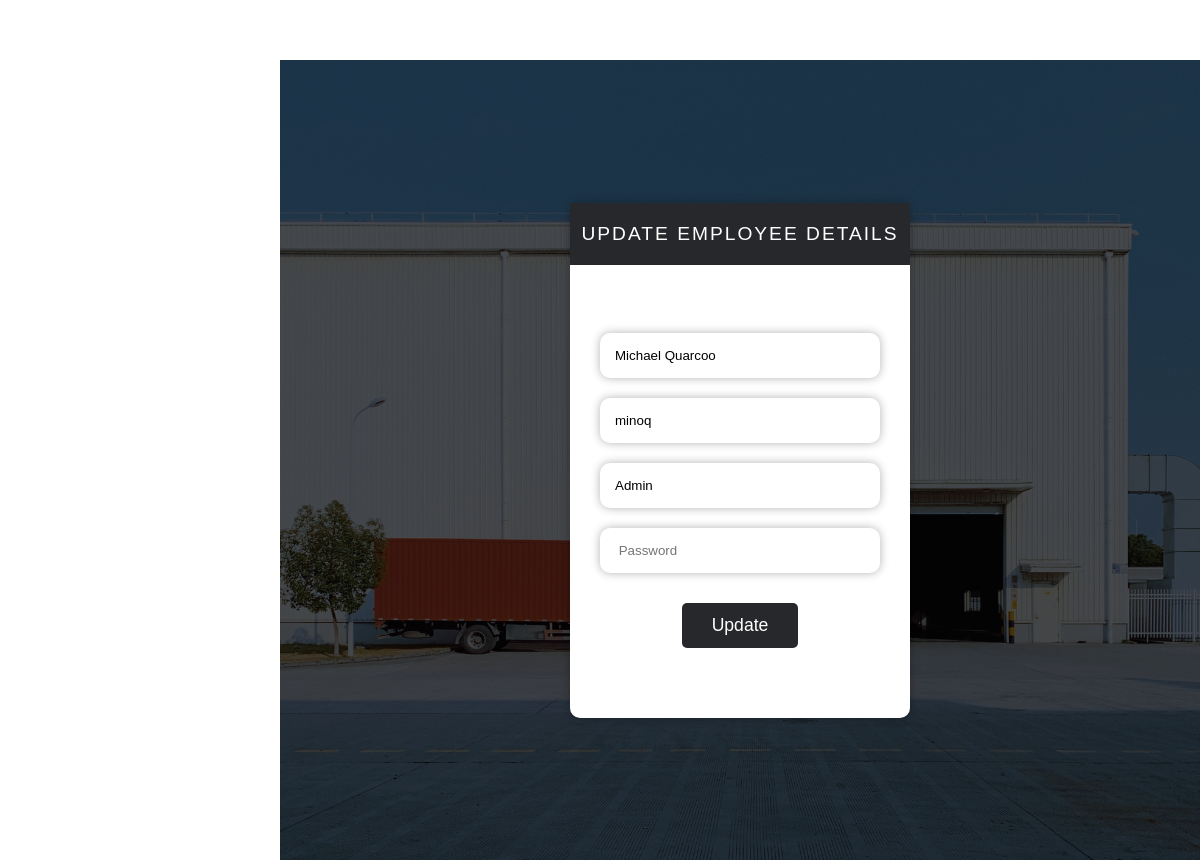
Page /user/edit.php?GetID=1 on the committed database.
### tables this page shows
CREATE TABLE IF NOT EXISTS `users` (
  `ID` int(11) NOT NULL,
  `username` varchar(50) NOT NULL,
  `password` varchar(100) DEFAULT NULL,
  `role` varchar(100) NOT NULL,
  `name` varchar(100) NOT NULL,
  `date_added` timestamp NOT NULL DEFAULT CURRENT_TIMESTAMP
);

### user/edit.php (the view, shortened to what this page needs)
<?php
    require_once("../include/connection.php");
    $UserID = $_GET['GetID'];
    $query = " SELECT * FROM users WHERE ID ='".$UserID."'";
    $result = mysqli_query($con,$query);
    while($row=mysqli_fetch_assoc($result))
    {
        $name = $row['name'];
        $username = $row['username'];
        $role = $row['role'];
    }
?>
<!DOCTYPE html>
<html lang="en">
<head>
    <link rel="stylesheet" href="../css/utils.css" />
    <link rel="stylesheet" href="../css/main.css" />
    <link rel="stylesheet" href="../css/index.css" />
    <link rel="stylesheet" href="../assets/fontawesome-free/css/all.css" />
</head>
<body class="bg-light">
<div class="content">
    <div class="formWrapper">
        <form action="update.php?ID=<?php echo $UserID ?>" method="post" class="formContent">
            <p class="formHeading">Update Employee Details</p>
            <div class="inputs">
                <div class="inputWrapper">
                    <input type="text" class="form-control mb-2" placeholder=" Full Name " name="name" value="<?php echo $name ?>" required>
                </div>
                <div class="inputWrapper">
                    <input type="text" class="form-control mb-2" placeholder=" User Name " name="username" value="<?php echo $username ?>" required>
                </div>
                <div class="inputWrapper">
                    <input type="text" class="form-control mb-2" placeholder=" Role " name="role" value="<?php echo $role ?>" required>
                </div>
                <div class="inputWrapper">
                    <input type="password" class="form-control mb-2" placeholder=" Password " name="password" required>
                </div>
                <div class="buttonWrapper">
                    <button class="button" name="update">Update</button>
                </div>
            </div>
        </form>
    </div>
</div>
</body>
</html>

### css/utils.css (style rules this page uses)
* { padding: 0; margin: 0; font-family: -apple-system, BlinkMacSystemFont, "Segoe UI", Roboto, Oxygen, Ubuntu, Cantarell, "Open Sans", "Helvetica Neue", sans-serif; }

### css/main.css (style rules this page uses)
* { padding: 0; margin: 0; font-family: -apple-system, BlinkMacSystemFont, "Segoe UI", Roboto, Oxygen, Ubuntu, Cantarell, "Open Sans", "Helvetica Neue", sans-serif; }
.content { padding-top: 60px; padding-left: 280px; }

### css/index.css (style rules this page uses)
* { margin: 0; font-family: Arial, Helvetica, sans-serif; }
.formWrapper { display: grid; place-items: center; min-height: 100vh; background-color: #26282b !important; background-image: url("../images/bg.jpg"); background-position: center; background-size: cover; background-blend-mode: overlay; position: relative; }
.inputWrapper { padding: 10px; }
input { padding: 15px 15px; border: none; border-radius: 10px; box-shadow: 0 0px 10px 0 rgba(0, 0, 0, 0.3); width: 250px; }
.buttonWrapper { padding: 20px; display: grid; place-items: center; }
button { padding: 12px 30px; background-color: #26282b; border: none; border-radius: 5px; color: white; font-size: 1.1rem; }
.formContent { position: relative; border-radius: 4px; padding: 90px 20px 50px 20px; background-color: white; box-shadow: 0 0px 10px 0 rgba(0, 0, 0, 0.3); width: 300px; border-radius: 10px 10px; }
.formHeading { position: absolute; top: 0px; left: 0; padding: 20px 5px; text-align: center; background-color: #26282b; color: white; width: 100%; font-size: 1.2rem; letter-spacing: 2px; box-sizing: border-box; text-transform: uppercase; }
.inputs { padding-top: 30px; }

### rows in the picture
users: name "Michael Quarcoo", username "minoq", role "Admin"
